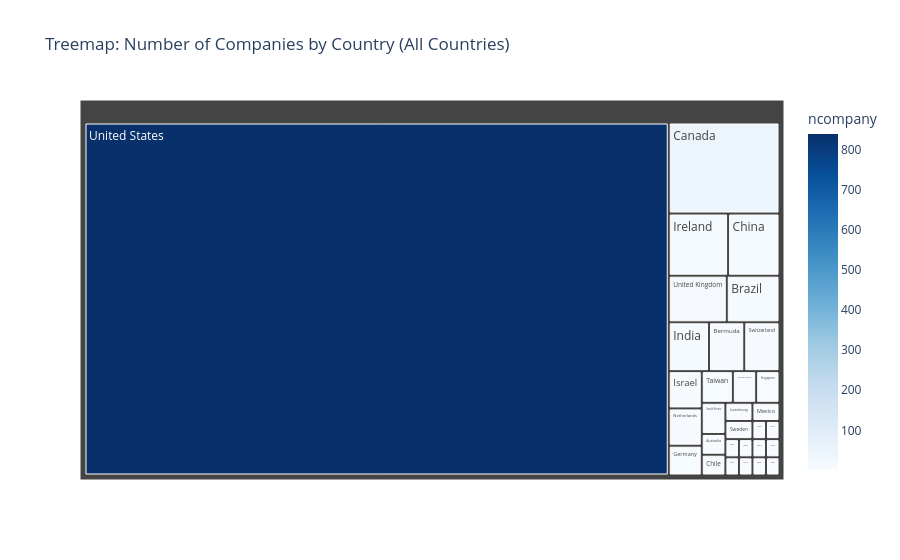
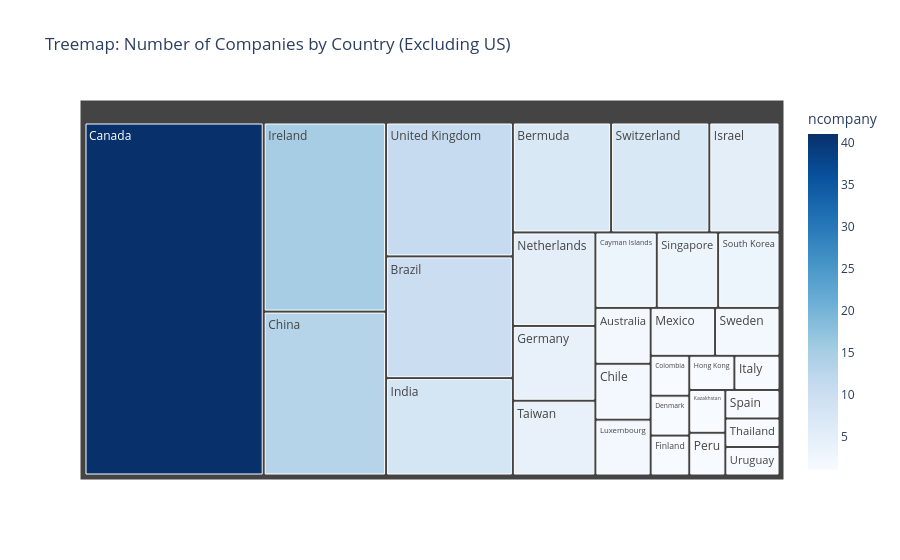

Notebook cell for these charts, in order:
### Code cell
# First, in a separate cell or line, install plotly if not already installed:
# !pip install plotly

import pandas as pd
import plotly.express as px

# Load the CSV file
df = pd.read_csv('output.csv')

# Group the DataFrame by the 'country' column and count the number of rows (companies) in each group.
# This creates a Series where the index is the country and the value is the count of companies.
# Then, reset the index to convert the Series into a DataFrame, naming the count column 'ncompany'.
# The resulting DataFrame (df_group) has two columns:
# - 'country': the country name
# - 'ncompany': the number of companies in that country
df_group = df.groupby('country') \
             .size() \
             .reset_index(name='ncompany')

# Create treemap including all countries
fig_all = px.treemap(
    df_group,
    path=["country"],
    values="ncompany",
    color="ncompany",
    color_continuous_scale='Blues',
    title="Treemap: Number of Companies by Country (All Countries)"
)
fig_all.show()

# Filter out the US from the grouped data
df_group_no_us = df_group[df_group['country'] != 'United States']

# Create treemap excluding the US
fig_no_us = px.treemap(
    df_group_no_us,
    path=["country"],
    values="ncompany",
    color="ncompany",
    color_continuous_scale='Blues',
    title="Treemap: Number of Companies by Country (Excluding US)"
)
fig_no_us.show()

### Figure 1 — Plotly figure (JSON) as saved in the notebook; plotly's stock layout.template omitted (floating-point values rounded to 4 significant figures)
{"data": [{"branchvalues": "total", "customdata": [[2.0], [7.0], [10.0], [41.0], [3.0], [2.0], [13.0], [1.0], [1.0], [1.0], [4.0], [1.0], [8.0], [15.0], [5.0], [1.0], [1.0], [2.0], [2.0], [5.0], [1.0], [3.0], [3.0], [1.0], [2.0], [7.0], [4.0], [1.0], [11.0], [839.0], [1.0]], "domain": {"x": [0, 1], "y": [0, 1]}, "hovertemplate": "labels=%{label}<br>ncompany_sum=%{value}<br>parent=%{parent}<br>id=%{id}<br>ncompany=%{color}<extra></extra>", "ids": ["Australia", "Bermuda", "Brazil", "Canada", "Cayman Islands", "Chile", "China", "Colombia", "Denmark", "Finland", "Germany", "Hong Kong", "India", "Ireland", "Israel", "Italy", "Kazakhstan", "Luxembourg", "Mexico", "Netherlands", "Peru", "Singapore", "South Korea", "Spain", "Sweden", "Switzerland", "Taiwan", "Thailand", "United Kingdom", "United States", "Uruguay"], "labels": ["Australia", "Bermuda", "Brazil", "Canada", "Cayman Islands", "Chile", "China", "Colombia", "Denmark", "Finland", "Germany", "Hong Kong", "India", "Ireland", "Israel", "Italy", "Kazakhstan", "Luxembourg", "Mexico", "Netherlands", "Peru", "Singapore", "South Korea", "Spain", "Sweden", "Switzerland", "Taiwan", "Thailand", "United Kingdom", "United States", "Uruguay"], "marker": {"coloraxis": "coloraxis", "colors": [2.0, 7.0, 10.0, 41.0, 3.0, 2.0, 13.0, 1.0, 1.0, 1.0, 4.0, 1.0, 8.0, 15.0, 5.0, 1.0, 1.0, 2.0, 2.0, 5.0, 1.0, 3.0, 3.0, 1.0, 2.0, 7.0, 4.0, 1.0, 11.0, 839.0, 1.0]}, "name": "", "parents": ["", "", "", "", "", "", "", "", "", "", "", "", "", "", "", "", "", "", "", "", "", "", "", "", "", "", "", "", "", "", ""], "type": "treemap", "values": [2.0, 7.0, 10.0, 41.0, 3.0, 2.0, 13.0, 1.0, 1.0, 1.0, 4.0, 1.0, 8.0, 15.0, 5.0, 1.0, 1.0, 2.0, 2.0, 5.0, 1.0, 3.0, 3.0, 1.0, 2.0, 7.0, 4.0, 1.0, 11.0, 839.0, 1.0]}], "layout": {"coloraxis": {"autocolorscale": false, "colorbar": {"title": {"text": "ncompany"}}, "colorscale": [[0, "rgb(247,251,255)"], [0.125, "rgb(222,235,247)"], [0.25, "rgb(198,219,239)"], [0.375, "rgb(158,202,225)"], [0.5, "rgb(107,174,214)"], [0.625, "rgb(66,146,198)"], [0.75, "rgb(33,113,181)"], [0.875, "rgb(8,81,156)"], [1, "rgb(8,48,107)"]]}, "legend": {"tracegroupgap": 0}, "title": {"text": "Treemap: Number of Companies by Country (All Countries)"}}}

### Figure 2 — Plotly figure (JSON) as saved in the notebook; plotly's stock layout.template omitted (floating-point values rounded to 4 significant figures)
{"data": [{"branchvalues": "total", "customdata": [[2.0], [7.0], [10.0], [41.0], [3.0], [2.0], [13.0], [1.0], [1.0], [1.0], [4.0], [1.0], [8.0], [15.0], [5.0], [1.0], [1.0], [2.0], [2.0], [5.0], [1.0], [3.0], [3.0], [1.0], [2.0], [7.0], [4.0], [1.0], [11.0], [1.0]], "domain": {"x": [0, 1], "y": [0, 1]}, "hovertemplate": "labels=%{label}<br>ncompany_sum=%{value}<br>parent=%{parent}<br>id=%{id}<br>ncompany=%{color}<extra></extra>", "ids": ["Australia", "Bermuda", "Brazil", "Canada", "Cayman Islands", "Chile", "China", "Colombia", "Denmark", "Finland", "Germany", "Hong Kong", "India", "Ireland", "Israel", "Italy", "Kazakhstan", "Luxembourg", "Mexico", "Netherlands", "Peru", "Singapore", "South Korea", "Spain", "Sweden", "Switzerland", "Taiwan", "Thailand", "United Kingdom", "Uruguay"], "labels": ["Australia", "Bermuda", "Brazil", "Canada", "Cayman Islands", "Chile", "China", "Colombia", "Denmark", "Finland", "Germany", "Hong Kong", "India", "Ireland", "Israel", "Italy", "Kazakhstan", "Luxembourg", "Mexico", "Netherlands", "Peru", "Singapore", "South Korea", "Spain", "Sweden", "Switzerland", "Taiwan", "Thailand", "United Kingdom", "Uruguay"], "marker": {"coloraxis": "coloraxis", "colors": [2.0, 7.0, 10.0, 41.0, 3.0, 2.0, 13.0, 1.0, 1.0, 1.0, 4.0, 1.0, 8.0, 15.0, 5.0, 1.0, 1.0, 2.0, 2.0, 5.0, 1.0, 3.0, 3.0, 1.0, 2.0, 7.0, 4.0, 1.0, 11.0, 1.0]}, "name": "", "parents": ["", "", "", "", "", "", "", "", "", "", "", "", "", "", "", "", "", "", "", "", "", "", "", "", "", "", "", "", "", ""], "type": "treemap", "values": [2.0, 7.0, 10.0, 41.0, 3.0, 2.0, 13.0, 1.0, 1.0, 1.0, 4.0, 1.0, 8.0, 15.0, 5.0, 1.0, 1.0, 2.0, 2.0, 5.0, 1.0, 3.0, 3.0, 1.0, 2.0, 7.0, 4.0, 1.0, 11.0, 1.0]}], "layout": {"coloraxis": {"autocolorscale": false, "colorbar": {"title": {"text": "ncompany"}}, "colorscale": [[0, "rgb(247,251,255)"], [0.125, "rgb(222,235,247)"], [0.25, "rgb(198,219,239)"], [0.375, "rgb(158,202,225)"], [0.5, "rgb(107,174,214)"], [0.625, "rgb(66,146,198)"], [0.75, "rgb(33,113,181)"], [0.875, "rgb(8,81,156)"], [1, "rgb(8,48,107)"]]}, "legend": {"tracegroupgap": 0}, "title": {"text": "Treemap: Number of Companies by Country (Excluding US)"}}}
